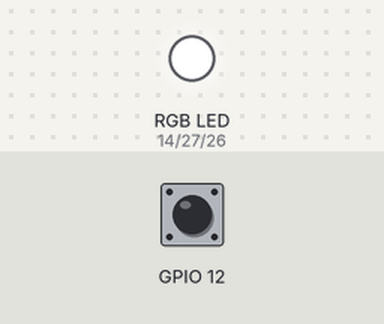
The sketch below on a simulated ESP32. Parts: an RGB LED mixed from three pins (HIGH = lit). The test bench sets the inputs (shaded band); at power-on: GPIO 12 HIGH. Dim RGB values are drawn brighter than linear; random numbers use the default seed unless the sketch sets one; EEPROM starts erased; what the sketch prints to the serial monitor is not drawn.

Above: at 1.2 s.
1.3 s: GPIO 12 pulled LOW for 0.15 s
At 2.0 s:
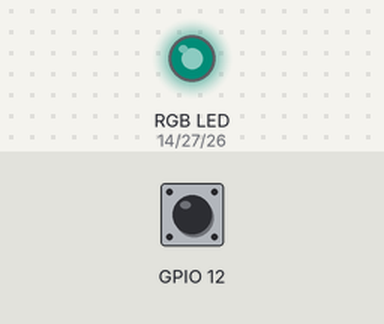
2.9 s: GPIO 12 pulled LOW for 1 s
At 4.3 s:
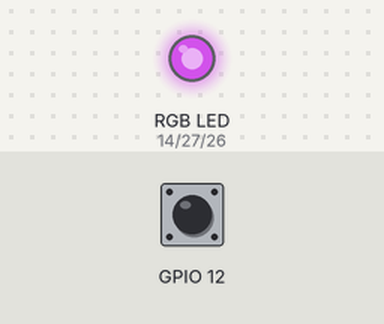
5.4 s: GPIO 12 pulled LOW for 0.15 s
At 6.3 s:
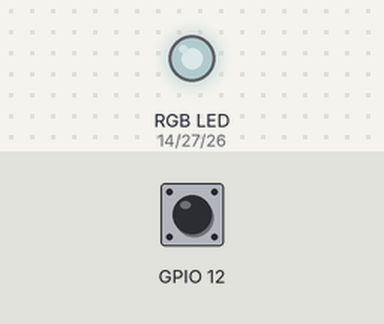
7.0 s: GPIO 12 pulled LOW for 3.2 s
At 7.5 s:
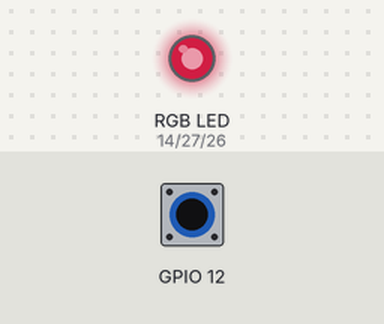
11.7 s: GPIO 12 pulled LOW for 0.15 s
At 12.3 s:
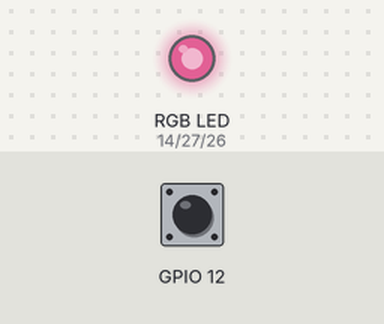
13.3 s: GPIO 12 pulled LOW for 1 s
At 14.7 s:
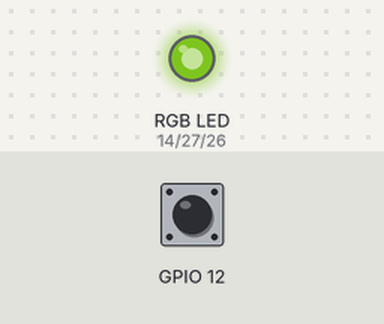
Timing chart, 0 to 16.3 s (numbered marks = the images above; inputs shaded):
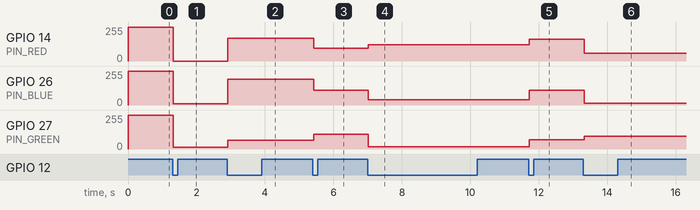

The sketch:

rgb_eeprom.ino
```cpp
#include <EEPROM.h> // Include the EEPROM library for reading and writing to EEPROM
#include "button.h" // Include the button library for button handling

#define PIN_RED 14 // Define the pin for the red LED
#define PIN_GREEN 27 // Define the pin for the green LED
#define PIN_BLUE 26 // Define the pin for the blue LED
Button BTN; // Create a button object

const int colorAddress = 0; // Define the starting address in EEPROM for storing color values
uint8_t colorArray[3]; // Array to store color values for RGB LEDs

void setup() {
  Serial.begin(115200); // Initialize serial communication at 115200 baud rate
  EEPROM.begin(sizeof(colorArray)); // Initialize EEPROM with the size of the color array
  randomSeed(analogRead(0)); // Seed the random number generator with an analog read

  BTN.begin(12); // Initialize the button on pin 12
  pinMode(PIN_RED, OUTPUT); // Set the red LED pin as an output
  pinMode(PIN_GREEN, OUTPUT); // Set the green LED pin as an output
  pinMode(PIN_BLUE, OUTPUT); // Set the blue LED pin as an output

  // Load color values from EEPROM on startup (data persistence)
  for (int i = 0; i < 3; i++) {
    colorArray[i] = EEPROM.read(colorAddress + i); // Read color values from EEPROM
  }
}

// Function to generate random color values
void randomizeColorArray(uint8_t colorArray[3]) {
  for (int i = 0; i < 3; i++) {
    colorArray[i] = random(256); // Generate a random number between 0 and 255 for each color
  }
}

// Function to display color values on serial monitor and LEDs
void displayColor(uint8_t colorArray[3]) {
  Serial.print("Random colors: "); // Print a message to the serial monitor
  for (int i = 0; i < 3; i++) {
    Serial.print(colorArray[i]); // Print each color value
    Serial.print(" "); // Print a space between color values
  }
  Serial.println(); // Print a newline character
  analogWrite(PIN_RED, colorArray[0]); // Set the red LED to the corresponding value
  analogWrite(PIN_GREEN, colorArray[1]); // Set the green LED to the corresponding value
  analogWrite(PIN_BLUE, colorArray[2]); // Set the blue LED to the corresponding value
}

// Function to save color array to EEPROM (called when button is pressed)
void saveColorToEEPROM(uint8_t colorArray[3]) {
  for (int i = 0; i < 3; i++) {
    EEPROM.write(colorAddress + i, colorArray[i]); // Write each color value to EEPROM
  }
  EEPROM.commit(); // Commit the changes to EEPROM
  Serial.println("Color saved to EEPROM!"); // Print a confirmation message to the serial monitor
}

void loop() {
  displayColor(colorArray); // Display the current color values

  if (BTN.debounce()) { // Check if the button is pressed and debounced
    randomizeColorArray(colorArray); // Generate new random color values
    saveColorToEEPROM(colorArray); // Save the new color values to EEPROM
  }
}
```

button.h
```cpp
//reference: https://www.e-tinkers.com/2021/05/the-simplest-button-debounce-solution/
#ifndef button_h
#define button_h

#include "Arduino.h" // Include the Arduino core library

class Button // Define a Button class
{
  private:
    uint8_t btn; // Variable to store the button pin number
    uint16_t state; // Variable to store the button state for debouncing
  public:
    // Function to initialize the button
    void begin(uint8_t button) {
      btn = button; // Set the button pin number
      state = 0; // Initialize the state to 0
      pinMode(btn, INPUT_PULLUP); // Set the button pin as input with pull-up resistor
    }

    // Function to debounce the button press
    bool debounce() {
      state = (state << 1) | digitalRead(btn) | 0xfe00; // Shift the state, read the button pin, and apply debounce logic
      return (state == 0xff00); // Return true if the button press is confirmed after debouncing
    }
};

#endif // End of the button_h header guard
```

Measured:
- after the input at 1.3 s, GPIO 14 (PIN_RED): 255/255 → 0/255 at once; GPIO 26 (PIN_BLUE): 255/255 → 11/255 at once; GPIO 27 (PIN_GREEN): 255/255 → 13/255 at once
- after the input at 2.9 s, GPIO 14 (PIN_RED): 0/255 → 171/255 at once; GPIO 26 (PIN_BLUE): 11/255 → 192/255 at once; GPIO 27 (PIN_GREEN): 13/255 → 67/255 at once
- after the input at 5.4 s, GPIO 14 (PIN_RED): 171/255 → 96/255 at once; GPIO 26 (PIN_BLUE): 192/255 → 111/255 at once; GPIO 27 (PIN_GREEN): 67/255 → 110/255 at once
- after the input at 7.0 s, GPIO 14 (PIN_RED): 96/255 → 122/255 at once; GPIO 26 (PIN_BLUE): 111/255 → 39/255 at once; GPIO 27 (PIN_GREEN): 110/255 → 17/255 at once
- after the input at 11.7 s, GPIO 14 (PIN_RED): 122/255 → 165/255 at once; GPIO 26 (PIN_BLUE): 39/255 → 109/255 at once; GPIO 27 (PIN_GREEN): 17/255 → 70/255 at once
- after the input at 13.3 s, GPIO 14 (PIN_RED): 165/255 → 60/255 at once; GPIO 26 (PIN_BLUE): 109/255 → 15/255 at once; GPIO 27 (PIN_GREEN): 70/255 → 94/255 at once
